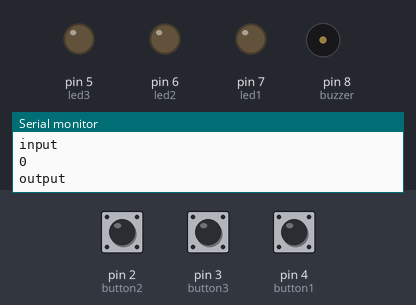
Recording of a sketch running on a simulated Arduino Uno, built with avr-gcc and run on an emulated ATmega328P. Parts: output pins drawn as LEDs (lit = HIGH), buzzer (waves = sounding, pin HIGH), the last lines printed to the serial monitor. Dashed ring = blinking. The test bench sets the inputs (shaded band); at power-on: pin 4 (button1) LOW, pin 2 (button2) LOW, pin 3 (button3) LOW. No radio packets arrive unless stated; pins used as bus, display or sensor lines are not drawn.

Above: at 1.2 s.
1.3 s: pin 4 (button1) pulled HIGH for 0.15 s
At 1.7 s:
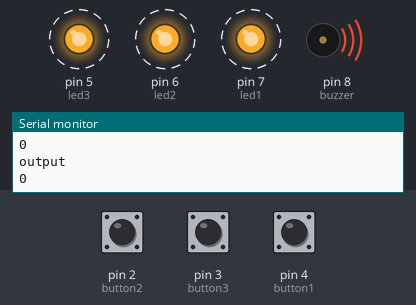
Timing chart, 0 to 10.4 s (numbered marks = the images above; inputs shaded):
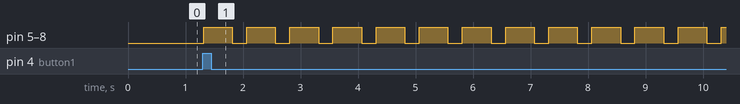

Measured:
- after the input at 1.3 s, pin 5 (led3), pin 6 (led2), pin 7 (led1), pin 8 (buzzer): alternates HIGH for 0.50 s and LOW for 0.25 s, starting at once

The sketch:

nrf_network_feb23a_node-00_master.ino
```cpp
/*
  Arduino Wireless Network - Multiple NRF24L01 Tutorial
          == Base/ Master Node 00==
  by Venkata Gunasekhar V,ECE-D,RMKEC
  Libraries:
  nRF24/RF24, https://github.com/nRF24/RF24
  nRF24/RF24Network, https://github.com/nRF24/RF24Network
*/
#include <RF24Network.h>
#include <RF24.h>
#include <SPI.h>
#define button1 4
#define button2 2
#define button3 3
#define led1 7
#define led2 6
#define led3 5
#define buzzer 8

RF24 radio(10, 9);               // nRF24L01 (CE,CSN)
RF24Network network(radio);      // Include the radio in the network
const uint16_t this_node = 00;   // Address of this node in Octal format ( 04,031, etc)
const uint16_t node01 = 01;      // Address of the other node in Octal format
const uint16_t node02 = 02;
int r;
int ip[]={0,0,0};
int op[]={0,0,0};
void setup() {
  SPI.begin();
  radio.begin();
  network.begin(90, this_node);  //(channel, node address)
  radio.setDataRate(RF24_2MBPS);
  Serial.begin(9600);
  pinMode(button1, INPUT);
  pinMode(button2, INPUT);
  pinMode(button3, INPUT);
  pinMode(buzzer, OUTPUT);
  pinMode(led1, OUTPUT);
  pinMode(led2, OUTPUT);
  pinMode(led3, OUTPUT);
  r=0;
}
void loop() {
  network.update();
  //===== Receiving =====//
  if ( network.available() ) {     // Is there any incoming data?
    RF24NetworkHeader header(this_node);

    network.read(header, &ip, sizeof(ip)); // Read the incoming data=ip
    if(ip[0]==1) {
      r=1;
      }

  }
  Serial.println("input");
  Serial.println(ip[3]);


  //=====reading buttonstate Sending =====//


  int bs1 = digitalRead(button1);
  int bs2 = digitalRead(button2);
  int bs3 = digitalRead(button3);
  if(bs1==1){
    op[0]=1;
    r=1;
    }


  if(bs2==1){
    op[1]=1;
    digitalWrite(led2,HIGH);
    }


  if(bs2==0){
    op[1]=0;
    digitalWrite(led2,LOW);
    }


  if(bs3==1){
    op[2]=1;
    digitalWrite(led3,HIGH);
    }

  if(bs3=0){
    op[2]=0;
    digitalWrite(led3,LOW);
    }


  //===== Sending =====//
  //  control at Node 01

Serial.println("output");
Serial.println(op[3]);

RF24NetworkHeader header2(node01);
bool ok=network.write(header2, &op, sizeof(op)); // Send the data
  //  Control at Node 02

RF24NetworkHeader header3(node02);
bool ok2=network.write(header3, &op, sizeof(op)); // Send the data


 while(r){
      digitalWrite(buzzer,HIGH);
      digitalWrite(led1,HIGH);
      digitalWrite(led2,HIGH);
      digitalWrite(led3,HIGH);
      delay(500);
      digitalWrite(buzzer,LOW);
      digitalWrite(led1,LOW);
      digitalWrite(led2,LOW);
      digitalWrite(led3,LOW);
      delay(250);

  RF24NetworkHeader header2(node01);     // (Address where the data is going)
  bool ok = network.write(header2, &op, sizeof(op)); // Send the data
  //  Control at Node 02

  RF24NetworkHeader header3(node02);    // (Address where the data is going)
  bool ok3 = network.write(header3, &op, sizeof(op)); // Send the data

  network.update();    }
}
```
